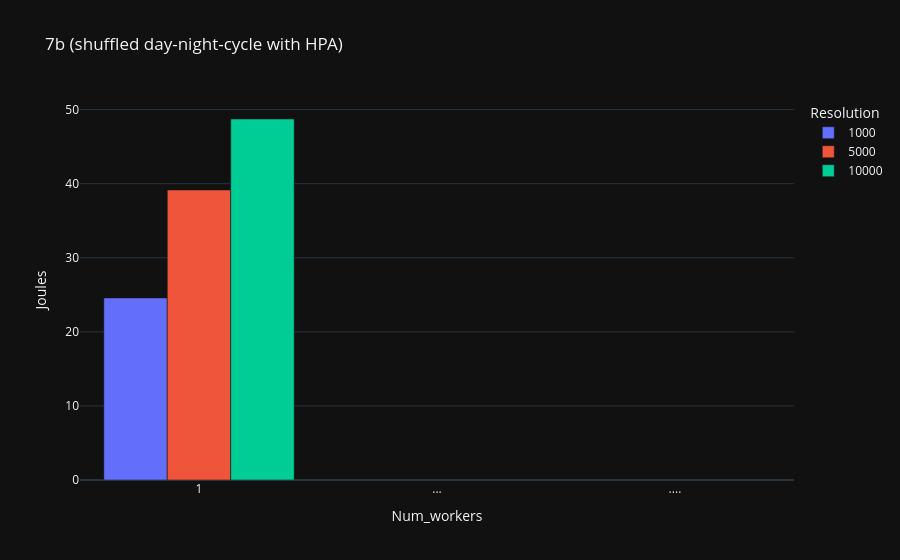
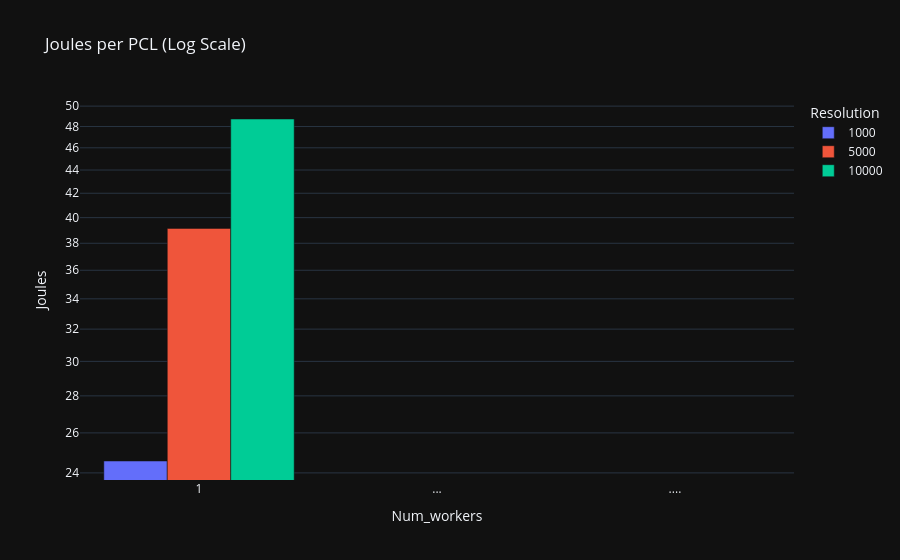

Write notebook code for charts like these, in order.
### Code cell
from matplotlib import pyplot as plt
# Grouped bars
import plotly.express as px
import numpy as np

# Define width based on resolution
# resolution_to_width = {160: 0.2, 320: 0.4, 640: 0.6, 1280: 0.8}
max_joules_df = pd.concat(max_joules.values(), axis=1)
max_joules_df_sorted = max_joules_df.sort_index()  # Sort by index first

# Create separator rows with NaN values
separator_row1 = pd.DataFrame(index=["..."], columns=max_joules_df_sorted.columns, data=np.nan)
separator_row2 = pd.DataFrame(index=["...."], columns=max_joules_df_sorted.columns,
                              data=np.nan)  # Using .... to make it unique

# Split the dataframe into three parts and insert the separators
mask1 = max_joules_df_sorted.index <= 10
mask2 = (max_joules_df_sorted.index > 10) & (max_joules_df_sorted.index <= 20)
mask3 = max_joules_df_sorted.index > 20

df_part1 = max_joules_df_sorted[mask1]
df_part2 = max_joules_df_sorted[mask2]
df_part3 = max_joules_df_sorted[mask3]

# Combine all parts with the separators
max_joules_df_sorted = pd.concat([df_part1, separator_row1, df_part2, separator_row2, df_part3])

# Convert remaining numeric indices to strings
max_joules_df_sorted.index = max_joules_df_sorted.index.astype(str)

fig = px.bar(max_joules_df_sorted, barmode='group', title='Joules per PCL',
             labels={'value': 'Max Power (Watts)', 'index': 'Model'})
fig.update_layout(xaxis_title='Num_workers', yaxis_title='Joules', legend_title_text='Resolution',
                  xaxis={'categoryorder': 'array', 'categoryarray': max_joules_df_sorted.index},
                  title='7b (shuffled day-night-cycle with HPA)')
fig.show()

fig = px.bar(max_joules_df_sorted, barmode='group', title='Joules per PCL (Log Scale)',
             labels={'value': 'Max Power (Watts)', 'index': 'Model'})
fig.update_layout(xaxis_title='Num_workers', yaxis_title='Joules',
                  yaxis_type='log', legend_title_text='Resolution',
                  xaxis={'categoryorder': 'array', 'categoryarray': max_joules_df_sorted.index})
fig.show()

### Figure 1 — Plotly figure (JSON) as saved in the notebook; plotly's stock layout.template omitted (floating-point values rounded to 4 significant figures)
{"data": [{"alignmentgroup": "True", "hovertemplate": "variable=1000<br>Model=%{x}<br>Max Power (Watts)=%{y}<extra></extra>", "legendgroup": "1000", "marker": {"color": "#636efa", "pattern": {"shape": ""}}, "name": "1000", "offsetgroup": "1000", "orientation": "v", "showlegend": true, "textposition": "auto", "x": ["1", "...", "...."], "xaxis": "x", "y": [24.58, null, null], "yaxis": "y", "type": "bar"}, {"alignmentgroup": "True", "hovertemplate": "variable=5000<br>Model=%{x}<br>Max Power (Watts)=%{y}<extra></extra>", "legendgroup": "5000", "marker": {"color": "#EF553B", "pattern": {"shape": ""}}, "name": "5000", "offsetgroup": "5000", "orientation": "v", "showlegend": true, "textposition": "auto", "x": ["1", "...", "...."], "xaxis": "x", "y": [39.15, null, null], "yaxis": "y", "type": "bar"}, {"alignmentgroup": "True", "hovertemplate": "variable=10000<br>Model=%{x}<br>Max Power (Watts)=%{y}<extra></extra>", "legendgroup": "10000", "marker": {"color": "#00cc96", "pattern": {"shape": ""}}, "name": "10000", "offsetgroup": "10000", "orientation": "v", "showlegend": true, "textposition": "auto", "x": ["1", "...", "...."], "xaxis": "x", "y": [48.73, null, null], "yaxis": "y", "type": "bar"}], "layout": {"xaxis": {"anchor": "y", "domain": [0.0, 1.0], "title": {"text": "Num_workers"}, "categoryorder": "array", "categoryarray": ["1", "...", "...."]}, "yaxis": {"anchor": "x", "domain": [0.0, 1.0], "title": {"text": "Joules"}}, "legend": {"title": {"text": "Resolution"}, "tracegroupgap": 0}, "title": {"text": "7b (shuffled day-night-cycle with HPA)"}, "barmode": "group"}}

### Figure 2 — Plotly figure (JSON) as saved in the notebook; plotly's stock layout.template omitted (floating-point values rounded to 4 significant figures)
{"data": [{"alignmentgroup": "True", "hovertemplate": "variable=1000<br>Model=%{x}<br>Max Power (Watts)=%{y}<extra></extra>", "legendgroup": "1000", "marker": {"color": "#636efa", "pattern": {"shape": ""}}, "name": "1000", "offsetgroup": "1000", "orientation": "v", "showlegend": true, "textposition": "auto", "x": ["1", "...", "...."], "xaxis": "x", "y": [24.58, null, null], "yaxis": "y", "type": "bar"}, {"alignmentgroup": "True", "hovertemplate": "variable=5000<br>Model=%{x}<br>Max Power (Watts)=%{y}<extra></extra>", "legendgroup": "5000", "marker": {"color": "#EF553B", "pattern": {"shape": ""}}, "name": "5000", "offsetgroup": "5000", "orientation": "v", "showlegend": true, "textposition": "auto", "x": ["1", "...", "...."], "xaxis": "x", "y": [39.15, null, null], "yaxis": "y", "type": "bar"}, {"alignmentgroup": "True", "hovertemplate": "variable=10000<br>Model=%{x}<br>Max Power (Watts)=%{y}<extra></extra>", "legendgroup": "10000", "marker": {"color": "#00cc96", "pattern": {"shape": ""}}, "name": "10000", "offsetgroup": "10000", "orientation": "v", "showlegend": true, "textposition": "auto", "x": ["1", "...", "...."], "xaxis": "x", "y": [48.73, null, null], "yaxis": "y", "type": "bar"}], "layout": {"xaxis": {"anchor": "y", "domain": [0.0, 1.0], "title": {"text": "Num_workers"}, "categoryorder": "array", "categoryarray": ["1", "...", "...."]}, "yaxis": {"anchor": "x", "domain": [0.0, 1.0], "title": {"text": "Joules"}, "type": "log"}, "legend": {"title": {"text": "Resolution"}, "tracegroupgap": 0}, "title": {"text": "Joules per PCL (Log Scale)"}, "barmode": "group"}}
